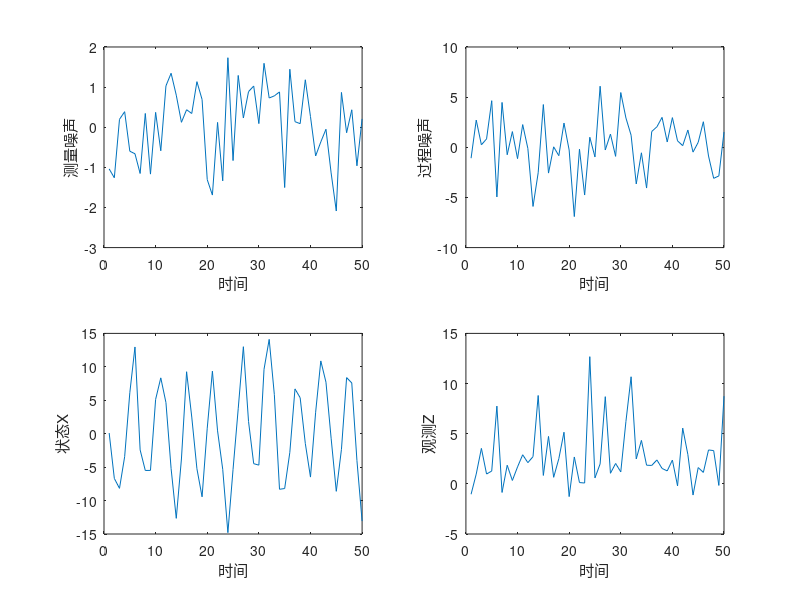
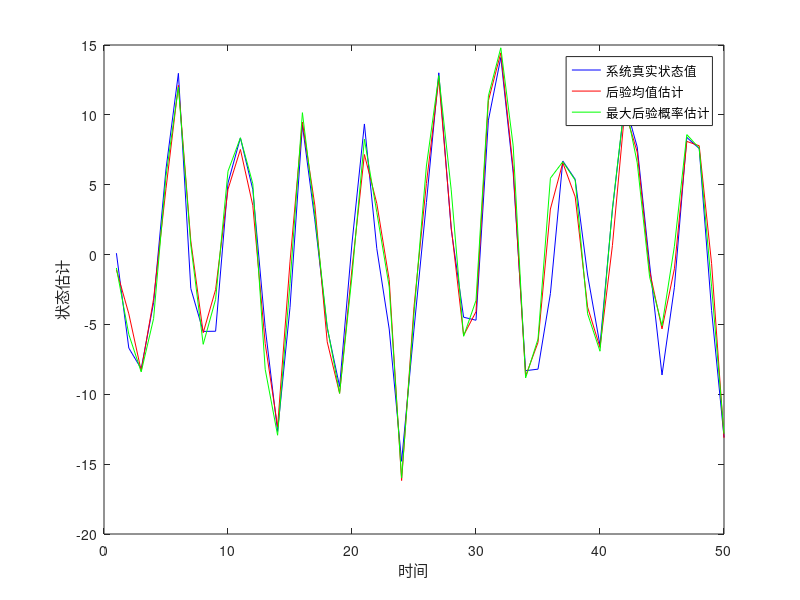
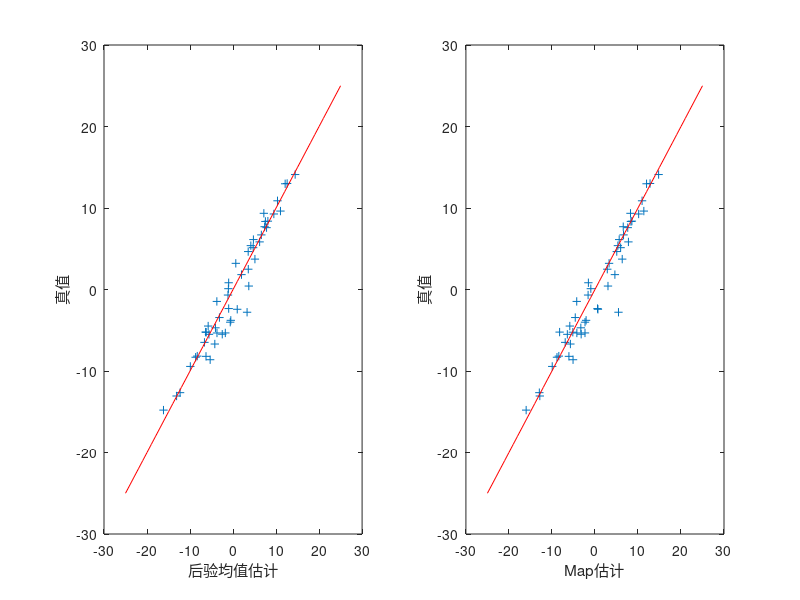
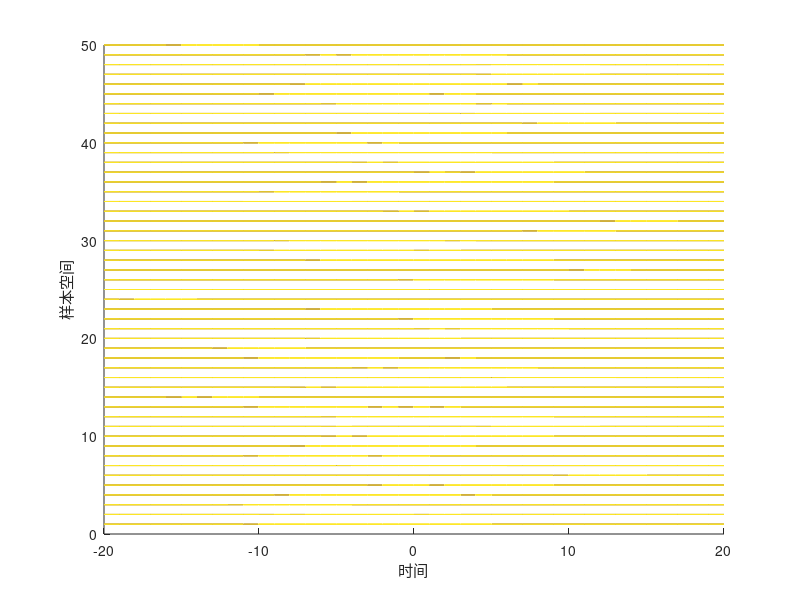

Reproduce these figures in MATLAB, in order.
%*************************************************************************%
%   Particle Filter
%   Algorithm：PF
%        function : x_k = 0.5x(k-1) + 2.5x(k-1) / (1+x(k-1)^2) + 8cos(1.2k) + w_k
%                   y_k = x(k)^2 / 20 +v(k)
%   
%
%   Remark：SIR algorithm and resampling
%        Set an integer between 1-4 according to the ResampleStrategy parameter,
%        and select random resampling, system resampling, residual resampling 
%        and polynomial resampling strategies respectively.
%
%*************************************************************************%

%%%%%%%%%%%%%%%%%%%%%%%%%%%%%%%%%%%%%%%%%%%%%%%%%%%%%%%%%%%%%%
%% 粒子滤波一维系统仿真
%%%%%%%%%%%%%%%%%%%%%%%%%%%%%%%%%%%%%%%%%%%%%%%%%%%%%%%%%%%%%%
function Particle_For_UnlineOneDiv
clear all;close all;clc;
randn('seed',1); %为了保证每次运行结果一致，给定随机数的种子点
%初始化相关参数
T=50;%采样点数
dt=1;%采样周期
Q=10;%过程噪声方差
R=1;%测量噪声方差
v=sqrt(R)*randn(T,1);%测量噪声
w=sqrt(Q)*randn(T,1);%过程噪声
numSamples=100;%粒子数
ResampleStrategy=4;%=1为随机采样，=2为系统采样
%%%%%%%%%%%%%%%%%%%%%%%%%%%
x0=0.1;%初始状态
%产生真实状态和观测值
X=zeros(T,1);%真实状态
Z=zeros(T,1);%量测
X(1,1)=x0;%真实状态初始化
Z(1,1)=(X(1,1)^2)./20+v(1,1);%观测值初始化
for k=2:T
    %状态方程
    X(k,1)=0.5*X(k-1,1)+2.5*X(k-1,1)/(1+X(k-1,1)^2)+8*cos(1.2*k)+w(k-1,1);
    %观测方程
    Z(k,1)=(X(k,1).^2)./20+v(k,1);
end
%%%%%%%%%%%%%%%%%%%%%%%%%%%
%粒子滤波器初始化，需要设置用于存放滤波估计状态，粒子集合，权重等数组
Xpf=zeros(numSamples,T);%粒子滤波估计状态
Xparticles=zeros(numSamples,T);%粒子集合
Zpre_pf=zeros(numSamples,T);%粒子滤波观测预测值
weight=zeros(numSamples,T);%权重初始化
%给定状态和观测预测的初始采样：
Xpf(:,1)=x0+sqrt(Q)*randn(numSamples,1);
Zpre_pf(:,1)=Xpf(:,1).^2/20;
%更新与预测过程
for k=2:T
    %第一步：粒子集合采样过程
    for i=1:numSamples
        QQ=Q;%跟卡尔曼滤波不同，这里的Q不要求与过程噪声方差一致
        net=sqrt(QQ)*randn;%这里的QQ可以看成是网的半径，数值可调
        Xparticles(i,k)=0.5.*Xpf(i,k-1)+2.5.*Xpf(i,k-1)./(1+Xpf(i,k-1).^2)+8*cos(1.2*k)+net;
    end
    %第二步：对粒子集合中的每个粒子，计算其重要性权值
    for i=1:numSamples
        Zpre_pf(i,k)=Xparticles(i,k)^2/20;
        weight(i,k)=exp( -.5*R^(-1) * (Z(k,1)-Zpre_pf(i,k))^2 );%省略了常数项
    end
    weight(:,k)=weight(:,k)./sum(weight(:,k));%归一化权值
    %第三步：根据权值大小对粒子集合重采样，权值集合和粒子集合是一一对应的
    %选择采样策略
    if ResampleStrategy==1
        outIndex = randomR(weight(:,k));
    elseif ResampleStrategy==2
        outIndex = systematicR(weight(:,k)');
    elseif ResampleStrategy==3
        outIndex = multinomialR(weight(:,k));
    elseif ResampleStrategy==4
        outIndex = residualR(weight(:,k)');
    end
    %第四步：根据重采样得到的索引，去挑选对应的粒子，重构的集合便是滤波后的状态集合
    %对这个状态集合求均值，就是最终的目标状态、
    Xpf(:,k)=Xparticles(outIndex,k);
end
%计算后验均值估计、最大后验估计及估计方差
Xmean_pf=mean(Xpf);%后验均值估计，及上面的第四步，也即粒子滤波估计的最终状态
bins=20;
Xmap_pf=zeros(T,1);
for k=1:T
    [p,pos]=hist(Xpf(:,k,1),bins);
    map=find(p==max(p));
    Xmap_pf(k,1)=pos(map(1));%最大后验估计
end
for k=1:T
    Xstd_pf(1,k)=std(Xpf(:,k)-X(k,1));%后验误差标准差估计
end
%%%%%%%%%%%%%%%%%%%%%%%%%%%%%%%%%%%%%%%%%%
%画图
figure();clf;%过程噪声和测量噪声图
subplot(221);
plot(v);%测量噪声
xlabel('时间');ylabel('测量噪声');
subplot(222);
plot(w);%过程噪声
xlabel('时间');ylabel('过程噪声');
subplot(223);
plot(X);%真实状态
xlabel('时间');ylabel('状态X');
subplot(224);
plot(Z);%观测值
xlabel('时间');ylabel('观测Z');
%%%%%%%%%%%%%%%%%%%%%%%%%%%%%%%%%%%%%%%%%%%%%
figure();
k=1:dt:T;
plot(k,X,'b',k,Xmean_pf,'r',k,Xmap_pf,'g');%注：Xmean_pf就是粒子滤波结果
legend('系统真实状态值','后验均值估计','最大后验概率估计');
xlabel('时间');ylabel('状态估计');
%%%%%%%%%%%%%%%%%%%%%%%%%%%%%%%%%%%%%%%%%%%%%%%
figure();
subplot(121);
plot(Xmean_pf,X,'+');%粒子滤波估计值与真实状态值如成1:1关系，则会对称分布
xlabel('后验均值估计');ylabel('真值');
hold on;
c=-25:1:25;
plot(c,c,'r');%画红色的对称线y=x
hold off;
subplot(122);%最大后验估计值与真实状态值如成1:1关系，则会对称分布
plot(Xmap_pf,X,'+');
xlabel('Map估计');ylabel('真值');
hold on;
c=-25:25;
plot(c,c,'r');%画红色的对称线y=x
hold off;
%%%%%%%%%%%%%%%%%%%%%%%%%%%%%%%%%%%%%%%%%%%%%%%%%%
%画直方图，此图形是为了看粒子集的后验密度
domain=zeros(numSamples,1);
range=zeros(numSamples,1);
bins=10;
support=[-20:1:20];
figure();
hold on;%直方图
xlabel('时间');ylabel('样本空间');
vect=[0 1];
caxis(vect);
for k=1:T
    %直方图反映滤波后的粒子集合的分布情况
    [range,domain]=hist(Xpf(:,k),support);
    %调用waterfall函数，将直方图分布的数据画出来
    waterfall(domain,k,range);
end
axis([-20 20 0 T 0 100]);
%%%%%%%%%%%%%%%%%%%%%%%%%%%%%%%%%%%%%%%%%%%%%%%%%%%%
figure();
xlabel('样本空间');ylabel('后验密度');
k=30;%k=?表示要查看第几个时刻的粒子分布与真实状态值的重叠关系
[range,domain]=hist(Xpf(:,k),support);
plot(domain,range);
%真实状态在样本空间中的位置，画一条红色直线表示
XXX=[X(k,1),X(k,1)];
YYY=[0,max(range)+10];
line(XXX,YYY,'Color','r');
axis([min(domain) max(domain) 0 max(range)+10]);
figure();
k=1:dt:T;
plot(k,Xstd_pf,'-');
xlabel('时间');ylabel('状态估计误差标准差');
axis([0,T,0,10]);
%%%%%%%%%%%%%%%%%%%%%%%%%%%%%%%%%%%%

%%%%%%%%%%%%%%%%%%%%%%%%%%%%%%%%%%%%%%%%%%%%%%%%%%%%%%%%%%%%%%
%函数功能：实现随机重采样算法
%输入参数：weight为原始数据对应的权重大小
%输出参数：outIndex是根据weight对inIndex筛选和复制结果
function outIndex=randomR(weight)
%获得数据的长度
L=length(weight);
%初始化输出索引向量，长度与输入索引向量相等
outIndex=zeros(1,L);
%第一步：产生[0,1]上均匀分布的随机数组，并升序排序
u=unifrnd(0,1,1,L);
u=sorf(u);
%u=(1:L)/L%这个是完全均匀
%第二步：计算粒子权重积累函数cdf
cdf=cumsum(weight);
%第三步：核心计算
i=1;
for j=1:L
    %此处的基本原理是：u是均匀的，必然是权值大的地方
    %有更多的随机数落入该区间，因此会被多次复制
    while(i<=L)&(u(i)<=cdf(j))
        %复制权值大的粒子
        outIndex(i)=j;
        %继续考察下一个随机数，看它落在哪个区间
        i=i+1;
    end
end
%%%%%%%%%%%%%%%%%%%%%%%%%%%%%%%%%%%%%%%%%%%%%%

%%%%%%%%%%%%%%%%%%%%%%%%%%%%%%%%%%%%%%%%%%%%%%%%%%%%%%%%%%%%
% 多项式重采样子函数
% 输入参数：weight为原始数据对应的权重大小
% 输出参数：outIndex是根据weight筛选和复制结果
function outIndex = multinomialR(weight);
%获取数据长度
Col=length(weight)
N_babies= zeros(1,Col);

%计算粒子权重累计函数cdf 
cdf= cumsum(weight);
 %产生[0,1]均匀分布的随机数
u=rand(1,Col)

%求u^(j^-1)次方 
uu=u.^(1./(Col:-1:1))
 %如果A是一个向量，cumprod(A)将返回一个包含A各元素积累连乘的结果的向量
 %元素个数与原向量相同
ArrayTemp=cumprod(uu)
 %fliplr(X)使矩阵X沿垂直轴左右翻转
u = fliplr(ArrayTemp);
j=1;
for i=1:Col
    %此处跟随机采样相似
    while (u(i)>cdf(j))
        j=j+1;
    end
    N_babies(j)=N_babies(j)+1;
end;
index=1;
for i=1:Col
    if (N_babies(i)>0)
        for j=index:index+N_babies(i)-1
            outIndex(j) = i;
        end;
    end;
    index= index+N_babies(i);
end
%%%%%%%%%%%%%%%%%%%%%%%%%%%%%%%%%%%%%%%%%%

%%%%%%%%%%%%%%%%%%%%%%%%%%%%%%%%%%%%%%%%%%%%%%%%%%%%%%%%%%%
% 函数功能说明：残差重采样函数
% 输入参数：一组权重weight向量
% 输出参数：为该权重重采样后的索引outIndex
function outIndex = residualR(weight)
N= length(weight);
N_babies= zeros(1,N);
q_res = N.*weight;
N_babies = fix(q_res);
N_res=N-sum(N_babies);
if (N_res~=0)
    q_res=(q_res-N_babies)/N_res;
    cumDist= cumsum(q_res);
    u = fliplr(cumprod(rand(1,N_res).^(1./(N_res:-1:1))));
    j=1;
    for i=1:N_res
        while (u(1,i)>cumDist(1,j))
            j=j+1;
        end
        N_babies(1,j)=N_babies(1,j)+1;
    end;
end;
index=1;
for i=1:N
    if (N_babies(1,i)>0)
        for j=index:index+N_babies(1,i)-1
            outIndex(j) = i;
        end;
    end;
    index= index+N_babies(1,i);
end
%%%%%%%%%%%%%%%%%%%%%%%%%%%%%%%%%%%%%%%%%%

%%%%%%%%%%%%%%%%%%%%%%%%%%%%%%%%%%%%%%%%%%%%%%%%%%%%%%%%%%%
% 系统重采样子函数
% 输入参数：weight为原始数据对应的权重大小
% 输出参数：outIndex是根据weight筛选和复制结果
function outIndex = systematicR(weight);
N=length(weight);
N_children=zeros(1,N);
label=zeros(1,N);
label=1:1:N;
s=1/N;
auxw=0;
auxl=0;
li=0;
T=s*rand(1);
j=1;
Q=0;
i=0;
u=rand(1,N);
while (T<1)
    if (Q>T)
        T=T+s;
        N_children(1,li)=N_children(1,li)+1;
    else
        i=fix((N-j+1)*u(1,j))+j;
        auxw=weight(1,i);
        li=label(1,i);
        Q=Q+auxw;
        weight(1,i)=weight(1,j);
        label(1,i)=label(1,j);
        j=j+1;
    end
end
index=1;
for i=1:N
    if (N_children(1,i)>0)
        for j=index:index+N_children(1,i)-1
            outIndex(j) = i;
        end;
    end;
    index= index+N_children(1,i);
end
%%%%%%%%%%%%%%%%%%%%%%%%%%%%%%%%%%%%%%%%%%%%%%%%%%%%%%%
